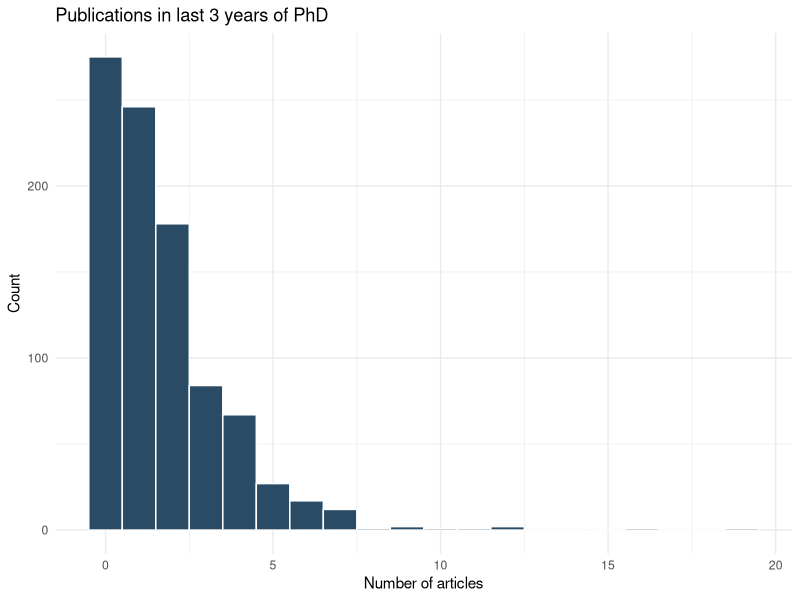

Generate this figure with R:
## ---- chunk 1
knitr::opts_chunk$set(echo = TRUE, warning = FALSE, message = FALSE)
options(stringsAsFactors = FALSE)
## ---- chunk 2
library(pscl)
library(MASS)
library(AER)
library(marginaleffects)
library(ggplot2)
data(bioChemists)
## ---- chunk 3
summary(bioChemists$art)
var(bioChemists$art)

ggplot(bioChemists, aes(x = art)) +
  geom_histogram(binwidth = 1, fill = "#294b66", color = "white") +
  theme_minimal() +
  labs(title = "Publications in last 3 years of PhD",
       x = "Number of articles", y = "Count")
## ---- chunk 4
m_pois = glm(art ~ fem + mar + kid5 + phd + ment,
             data = bioChemists, family = poisson)
summary(m_pois)
exp(coef(m_pois)["ment"])
## ---- chunk 5
dispersiontest(m_pois)
## ---- chunk 6
m_nb = glm.nb(art ~ fem + mar + kid5 + phd + ment,
              data = bioChemists)
summary(m_nb)
## ---- chunk 7
AIC(m_pois)
AIC(m_nb)
## ---- chunk 8
predictions(m_nb, newdata = datagrid(fem = c("Men", "Women")))
